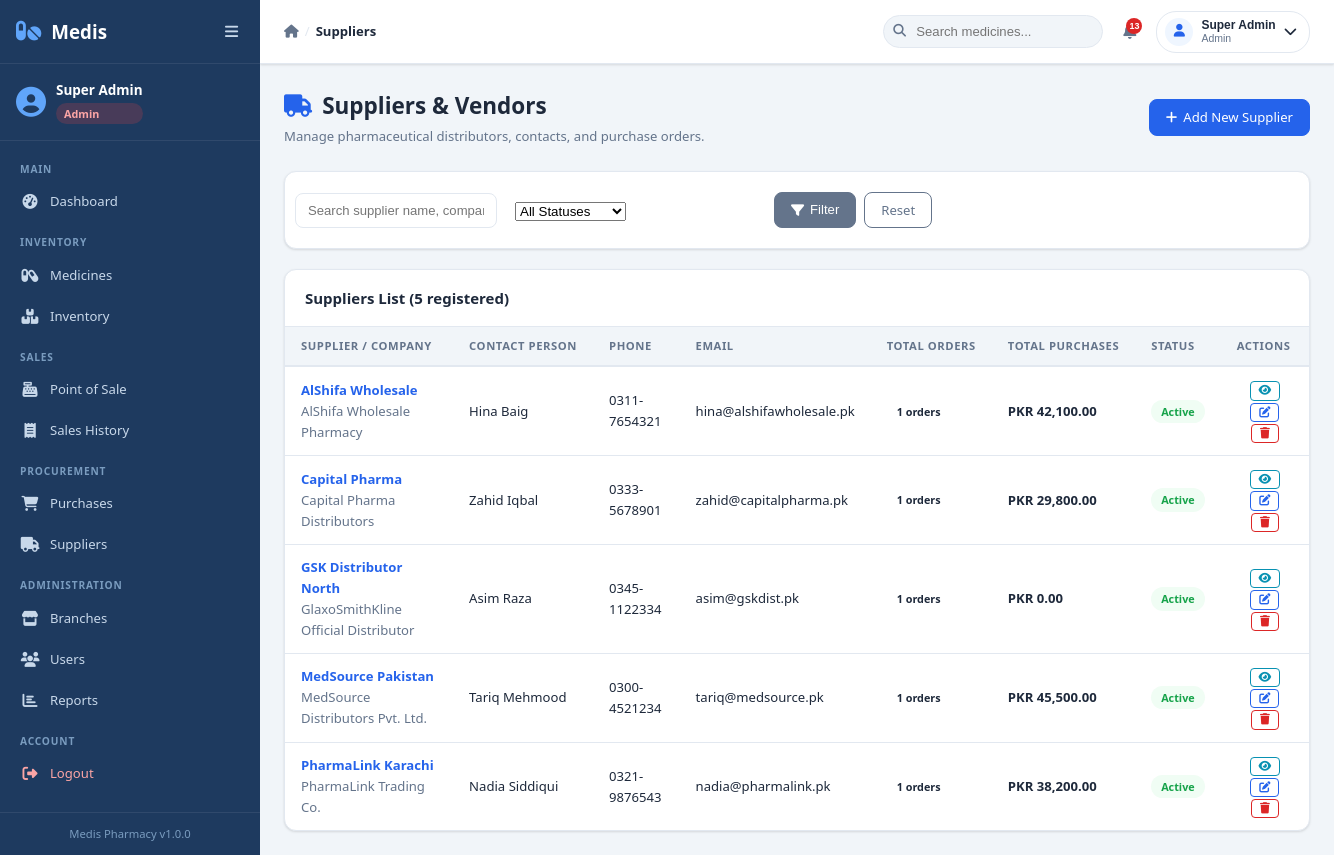
Screenshot of /modules/suppliers/index.php (signed in) with the database file from the repository.
### tables this page shows
CREATE TABLE suppliers (
  id INT AUTO_INCREMENT PRIMARY KEY,
  name VARCHAR(150) NOT NULL,
  contact_person VARCHAR(100),
  phone VARCHAR(20),
  email VARCHAR(100),
  address TEXT,
  company VARCHAR(150),
  status ENUM('active','inactive') DEFAULT 'active',
  created_at TIMESTAMP DEFAULT CURRENT_TIMESTAMP,
  updated_at TIMESTAMP DEFAULT CURRENT_TIMESTAMP ON UPDATE CURRENT_TIMESTAMP
);

### includes/functions.php (called while the page is built, shortened)
<?php
function formatCurrency($amount): string {
    return 'PKR ' . number_format((float)($amount ?? 0), 2);
}
function e($str): string {
    return htmlspecialchars((string)($str ?? ''), ENT_QUOTES, 'UTF-8');
}

### modules/suppliers/index.php (the view, shortened to what this page needs)
<?php
require_once __DIR__ . '/../../includes/functions.php';
$db = getDB();
$search = trim($_GET['search'] ?? '');
$status = trim($_GET['status'] ?? 'all');
$where = ["1=1"];
$params = [];
$whereSql = implode(' AND ', $where);
$sql = "
    SELECT s.*,
           (SELECT COUNT(*) FROM purchases WHERE supplier_id = s.id) AS total_orders,
           (SELECT COALESCE(SUM(total_amount),0) FROM purchases WHERE supplier_id = s.id AND status = 'received') AS total_spent
    FROM suppliers s
    WHERE $whereSql
    ORDER BY s.name ASC
";
$stmt = $db->prepare($sql);
$stmt->execute($params);
$suppliers = $stmt->fetchAll();
require_once __DIR__ . '/../../includes/header.php';
?>
<div class="page-header">
    <div>
        <h2 class="page-title"><i class="fas fa-truck text-primary"></i> Suppliers & Vendors</h2>
        <p class="page-subtitle">Manage pharmaceutical distributors, contacts, and purchase orders.</p>
    </div>
    <div class="page-actions">
        <a href="<?= BASE_URL ?>/modules/suppliers/add.php" class="btn btn-primary">
            <i class="fas fa-plus"></i> Add New Supplier
        </a>
    </div>
</div>
<div class="card mb-4 shadow-sm">
    <div class="card-body">
        <form method="GET" action="" class="row align-items-center gap-2">
            <div class="col-md-5">
                <input type="text" name="search" class="form-control" placeholder="Search supplier name, company, phone, email..." value="<?= e($search) ?>">
            </div>
            <div class="col-md-3">
                <select name="status" class="form-select">
                    <option value="all" <?= $status === 'all' ? 'selected' : '' ?>>All Statuses</option>
                </select>
            </div>
            <div class="col-md-3 d-flex gap-2">
                <button type="submit" class="btn btn-secondary"><i class="fas fa-filter"></i> Filter</button>
                <a href="<?= BASE_URL ?>/modules/suppliers/index.php" class="btn btn-outline-secondary">Reset</a>
            </div>
        </form>
    </div>
</div>
<div class="card shadow-sm">
    <div class="card-header d-flex justify-content-between align-items-center">
        <h5 class="card-title m-0">Suppliers List (<?= count($suppliers) ?> registered)</h5>
    </div>
    <div class="card-body p-0">
        <div class="table-responsive">
            <table class="table table-hover align-middle mb-0 data-table">
                <thead class="table-light">
                    <tr>
                        <th>Supplier / Company</th>
                        <th>Contact Person</th>
                        <th>Phone</th>
                        <th>Email</th>
                        <th>Total Orders</th>
                        <th>Total Purchases</th>
                        <th>Status</th>
                        <th class="text-center">Actions</th>
                    </tr>
                </thead>
                <tbody>
                    <?php if (empty($suppliers)): ?>
                        <tr><td colspan="8" class="text-center py-4 text-muted">No suppliers found.</td></tr>
                    <?php else: ?>
                        <?php foreach ($suppliers as $sup): ?>
                            <tr>
                                <td>
                                    <strong><a href="<?= BASE_URL ?>/modules/suppliers/view.php?id=<?= $sup['id'] ?>"><?= e($sup['name']) ?></a></strong>
                                    <?php if (!empty($sup['company'])): ?>
                                        <div class="text-muted small"><?= e($sup['company']) ?></div>
                                    <?php endif; ?>
                                </td>
                                <td><?= e($sup['contact_person'] ?? '—') ?></td>
                                <td><?= e($sup['phone'] ?? '—') ?></td>
                                <td><?= e($sup['email'] ?? '—') ?></td>
                                <td><span class="badge badge-light"><?= $sup['total_orders'] ?> orders</span></td>
                                <td><strong><?= formatCurrency((float)$sup['total_spent']) ?></strong></td>
                                <td>
                                    <span class="badge <?= $sup['status'] === 'active' ? 'badge-success' : 'badge-secondary' ?>">
                                        <?= ucfirst(e($sup['status'])) ?>
                                    </span>
                                </td>
                                <td class="text-center">
                                    <div class="btn-group gap-1">
                                        <a href="<?= BASE_URL ?>/modules/suppliers/view.php?id=<?= $sup['id'] ?>" class="btn btn-xs btn-outline-info" title="View details and order history">
                                            <i class="fas fa-eye"></i>
                                        </a>
                                        <a href="<?= BASE_URL ?>/modules/suppliers/edit.php?id=<?= $sup['id'] ?>" class="btn btn-xs btn-outline-primary" title="Edit">
                                            <i class="fas fa-edit"></i>
                                        </a>
                                        <form method="POST" action="<?= BASE_URL ?>/modules/suppliers/delete.php" style="display:inline;" onsubmit="return confirm('Are you sure you want to deactivate or remove this supplier?')">
                                            <button type="submit" class="btn btn-xs btn-outline-danger" title="Delete / Deactivate">
                                                <i class="fas fa-trash"></i>
                                            </button>
                                        </form>
                                    </div>
                                </td>
                            </tr>
                        <?php endforeach; ?>
                    <?php endif; ?>
                </tbody>
            </table>
        </div>
    </div>
</div>
<?php require_once __DIR__ . '/../../includes/footer.php'; ?>

### rows the page displays
suppliers: name "AlShifa Wholesale", company "AlShifa Wholesale Pharmacy", contact_person "Hina Baig", phone "0311-7654321", email "hina@alshifawholesale.pk", total_orders "1", total_spent "PKR 42,100.00", status "Active"
suppliers: name "Capital Pharma", company "Capital Pharma Distributors", contact_person "Zahid Iqbal", phone "0333-5678901", email "zahid@capitalpharma.pk", total_orders "1", total_spent "PKR 29,800.00", status "Active"
suppliers: name "GSK Distributor North", company "GlaxoSmithKline Official Distributor", contact_person "Asim Raza", phone "0345-1122334", email "asim@gskdist.pk", total_orders "1", total_spent "PKR 0.00", status "Active"
suppliers: name "MedSource Pakistan", company "MedSource Distributors Pvt. Ltd.", contact_person "Tariq Mehmood", phone "0300-4521234", email "tariq@medsource.pk", total_orders "1", total_spent "PKR 45,500.00", status "Active"
suppliers: name "PharmaLink Karachi", company "PharmaLink Trading Co.", contact_person "Nadia Siddiqui", phone "0321-9876543", email "nadia@pharmalink.pk", total_orders "1", total_spent "PKR 38,200.00", status "Active"

### other values shown
$currentUser['name'] "Super Admin"
$currentUser['role'] "Admin"
APP_NAME "Medis Pharmacy"
APP_VERSION "1.0.0"
$pageTitle "Suppliers"
$totalAlerts "13"
count($suppliers) "5"
